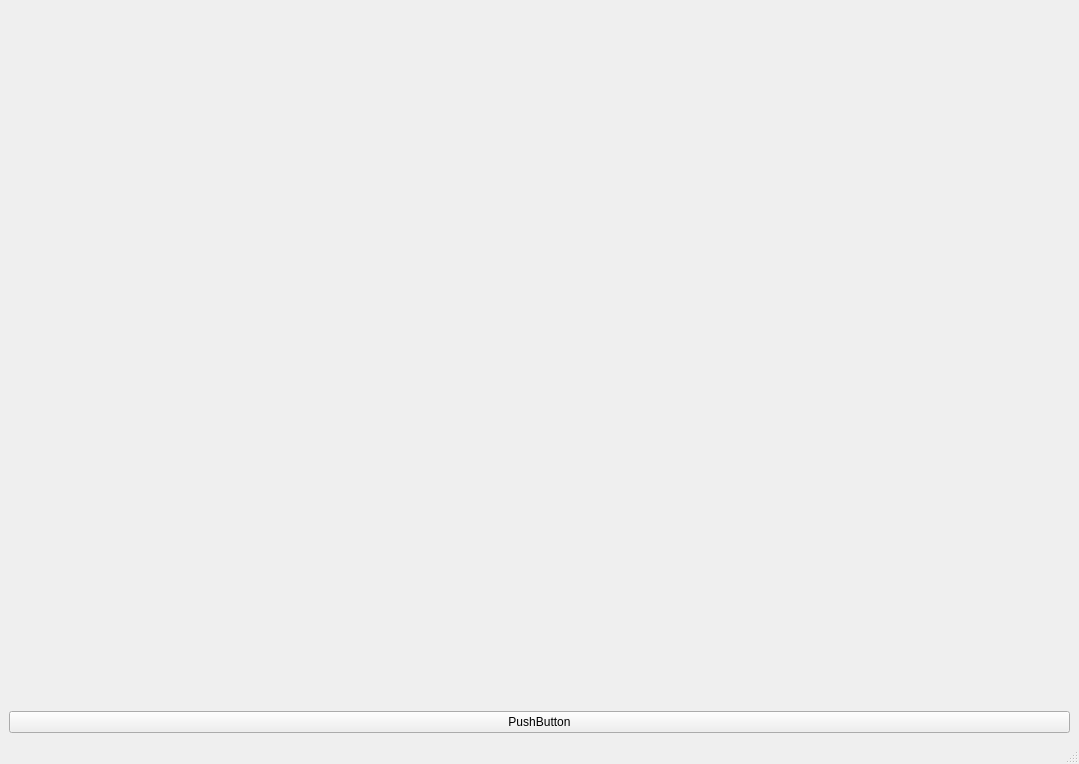
<?xml version="1.0" encoding="UTF-8"?>
<ui version="4.0">
 <class>MainWindow</class>
 <widget class="QMainWindow" name="MainWindow">
  <property name="geometry">
   <rect>
    <x>0</x>
    <y>0</y>
    <width>1079</width>
    <height>764</height>
   </rect>
  </property>
  <property name="windowTitle">
   <string>MainWindow</string>
  </property>
  <widget class="QWidget" name="centralwidget">
   <layout class="QVBoxLayout" name="verticalLayout">
    <item>
     <spacer name="verticalSpacer">
      <property name="orientation">
       <enum>Qt::Vertical</enum>
      </property>
      <property name="sizeHint" stdset="0">
       <size>
        <width>20</width>
        <height>507</height>
       </size>
      </property>
     </spacer>
    </item>
    <item>
     <widget class="QPushButton" name="pushButton">
      <property name="text">
       <string>PushButton</string>
      </property>
     </widget>
    </item>
   </layout>
  </widget>
  <widget class="QMenuBar" name="menubar">
   <property name="geometry">
    <rect>
     <x>0</x>
     <y>0</y>
     <width>1079</width>
     <height>22</height>
    </rect>
   </property>
  </widget>
  <widget class="QStatusBar" name="statusbar"/>
 </widget>
 <resources/>
 <connections/>
</ui>
